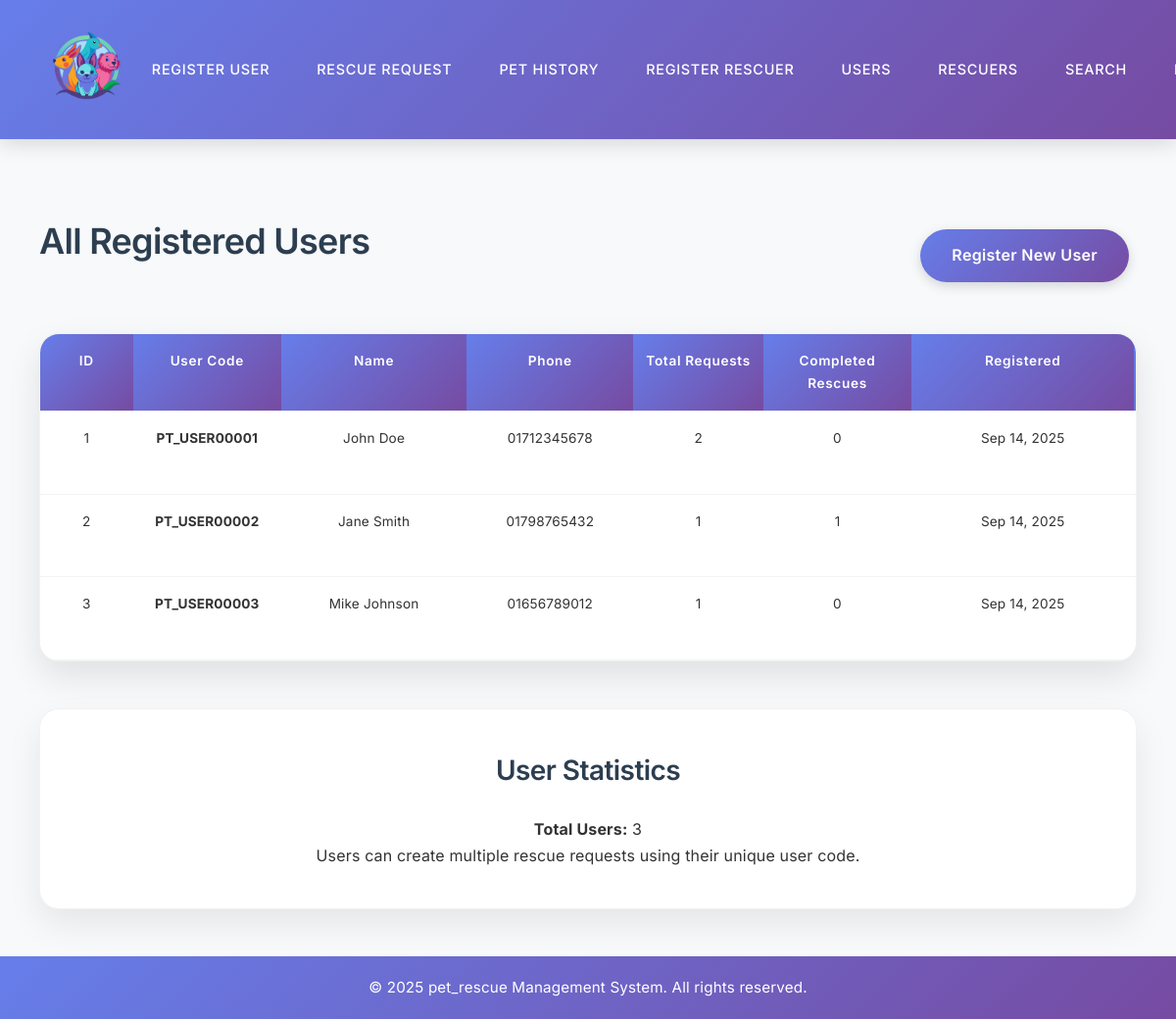
The page /users.php on the database its author committed.
### tables this page shows
CREATE TABLE users (
    id INT AUTO_INCREMENT PRIMARY KEY,
    user_code VARCHAR(20) UNIQUE NOT NULL,
    name VARCHAR(100) NOT NULL,
    phone VARCHAR(20) UNIQUE NOT NULL,
    created_at DATETIME DEFAULT CURRENT_TIMESTAMP,
    updated_at DATETIME DEFAULT CURRENT_TIMESTAMP ON UPDATE CURRENT_TIMESTAMP,
    INDEX idx_user_code (user_code),
    INDEX idx_phone (phone)
);

### users.php (the view, shortened to what this page needs)
<?php
try {
    $pdo = getDB();
    $sql = "SELECT u.*,
                   COUNT(rr.id) as total_requests,
                   COUNT(CASE WHEN rr.status = 'Completed' THEN 1 END) as completed_requests
            FROM users u
            LEFT JOIN rescue_requests rr ON u.id = rr.user_id
            GROUP BY u.id
            ORDER BY u.created_at DESC";
    $stmt = $pdo->prepare($sql);
    $stmt->execute();
    $users = $stmt->fetchAll();
} catch (Exception $e) {
    $users = [];
    $error_message = "Error fetching users: " . $e->getMessage();
}
include 'includes/header.php';
?>
<div class="flex justify-between align-center mb-3">
    <h2>All Registered Users</h2>
    <a href="register-user.php" class="btn btn-primary">Register New User</a>
</div>
<div class="table-container">
    <table class="table">
        <thead>
            <tr>
                <th>ID</th>
                <th>User Code</th>
                <th>Name</th>
                <th>Phone</th>
                <th>Total Requests</th>
                <th>Completed Rescues</th>
                <th>Registered</th>
                <th>Actions</th>
            </tr>
        </thead>
        <tbody>
            <?php if (empty($users)): ?>
                <tr>
                    <td colspan="8" class="text-center">No users found.</td>
                </tr>
            <?php else: ?>
                <?php foreach ($users as $user): ?>
                    <tr>
                        <td><?php echo $user['id']; ?></td>
                        <td><strong><?php echo htmlspecialchars($user['user_code']); ?></strong></td>
                        <td><?php echo htmlspecialchars($user['name']); ?></td>
                        <td><?php echo htmlspecialchars($user['phone']); ?></td>
                        <td><?php echo $user['total_requests']; ?></td>
                        <td><?php echo $user['completed_requests']; ?></td>
                        <td><?php echo date('M j, Y', strtotime($user['created_at'])); ?></td>
                        <td>
                        </td>
                    </tr>
                <?php endforeach; ?>
            <?php endif; ?>
        </tbody>
    </table>
</div>
<div class="info-card mt-3">
    <h3>User Statistics</h3>
    <p><strong>Total Users:</strong> <?php echo count($users); ?></p>
    <p>Users can create multiple rescue requests using their unique user code.</p>
</div>
<?php include 'includes/footer.php'; ?>

### css/styles.css (style rules this page uses)
* { margin: 0; padding: 0; box-sizing: border-box; }
body { font-family: 'Inter', -apple-system, BlinkMacSystemFont, 'Segoe UI', Roboto, Oxygen, Ubuntu, Cantarell, sans-serif; font-weight: 400; line-height: 1.6; color: #333; background-color: #f8f9fa; margin-top: 80px; padding-top: 90px; letter-spacing: 0.01em; }
h1, h2, h3, h4, h5, h6 { color: #2c3e50; margin-bottom: 1.5rem; font-weight: 600; letter-spacing: -0.02em; text-align: center; }
h2 { font-size: 2.25rem; font-weight: 600; margin-bottom: 1.75rem; }
h3 { font-size: 1.75rem; font-weight: 600; margin-bottom: 1.5rem; }
p, li, td, th { font-weight: 400; line-height: 1.7; }
.btn { display: inline-block; padding: 14px 32px; border: none; border-radius: 30px; text-decoration: none; font-weight: 600; font-size: 1rem; transition: all 0.3s ease; cursor: pointer; font-family: 'Inter', sans-serif; letter-spacing: 0.02em; margin: 0.5rem; box-shadow: 0 4px 12px rgba(0,0,0,0.15); }
.btn-primary { background: linear-gradient(135deg, #667eea 0%, #764ba2 100%); color: white; }
.info-card { background: white; padding: 2.5rem; border-radius: 20px; box-shadow: 0 15px 35px rgba(0,0,0,0.08); text-align: center; transition: all 0.3s ease; border: 1px solid rgba(0,0,0,0.05); }
.table-container { background: white; border-radius: 20px; overflow-x: auto; overflow-y: visible; box-shadow: 0 15px 35px rgba(0,0,0,0.1); margin-bottom: 3rem; border: 1px solid rgba(0,0,0,0.05); }
.table { width: 100%; min-width: 1400px; border-collapse: collapse; table-layout: fixed; }
.table th { padding: 16px 12px; text-align: center; border-bottom: 1px solid #f1f3f4; vertical-align: top; hyphens: auto; font-size: 0.85rem; }
.table td { padding: 16px 12px; text-align: center; border-bottom: 1px solid #f1f3f4; vertical-align: top; hyphens: auto; font-size: 0.85rem; }
.table th { background: linear-gradient(135deg, #667eea 0%, #764ba2 100%); color: white; font-weight: 600; font-size: 0.85rem; text-transform: capitalize; letter-spacing: 0.05em; text-align: center; position: sticky; top: 0; z-index: 10; padding: 16px 12px; min-width: fit-content; }
.table tbody tr { transition: all 0.2s ease; }
.table td:nth-child(7), .table td:nth-child(8), .table td:nth-child(11) { white-space: normal; max-width: 200px; word-wrap: break-word; }
.table th:nth-child(1), .table td:nth-child(1) { width: 5%; }
.table th:nth-child(2), .table td:nth-child(2) { width: 8%; }
.table th:nth-child(3), .table td:nth-child(3) { width: 10%; }
.table th:nth-child(4), .table td:nth-child(4) { width: 9%; }
.table th:nth-child(5), .table td:nth-child(5) { width: 7%; }
.table th:nth-child(6), .table td:nth-child(6) { width: 8%; }
.table th:nth-child(7), .table td:nth-child(7) { width: 12%; }
.table th:nth-child(8), .table td:nth-child(8) { width: 15%; }
.mb-3 { margin-bottom: 2.25rem; }
.mt-3 { margin-top: 2.25rem; }
.flex { display: flex; }
.justify-between { justify-content: space-between; }
.align-center { align-items: center; }

### rows shown on the page
users: id "1", user_code "PT_USER00001", name "John Doe", phone "01712345678", total_requests "2", completed_requests "0", created_at "Sep 14, 2025"
users: id "2", user_code "PT_USER00002", name "Jane Smith", phone "01798765432", total_requests "1", completed_requests "1", created_at "Sep 14, 2025"
users: id "3", user_code "PT_USER00003", name "Mike Johnson", phone "01656789012", total_requests "1", completed_requests "0", created_at "Sep 14, 2025"

### other values the page prints
count($users) "3"
